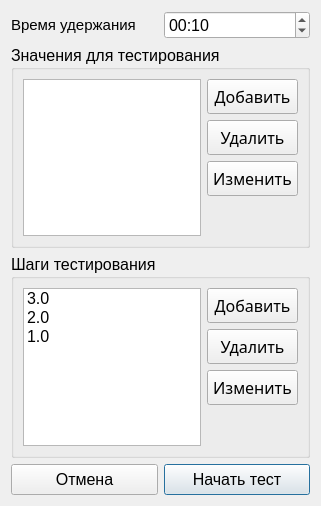
<?xml version="1.0" encoding="UTF-8"?>
<ui version="4.0">
 <class>OtherTestSettings</class>
 <widget class="QDialog" name="OtherTestSettings">
  <property name="geometry">
   <rect>
    <x>0</x>
    <y>0</y>
    <width>321</width>
    <height>506</height>
   </rect>
  </property>
  <property name="font">
   <font>
    <pointsize>14</pointsize>
   </font>
  </property>
  <property name="windowTitle">
   <string>Параметры тестирования</string>
  </property>
  <layout class="QGridLayout" name="gridLayout_3">
   <item row="3" column="1">
    <widget class="QPushButton" name="pushButton">
     <property name="font">
      <font>
       <pointsize>12</pointsize>
      </font>
     </property>
     <property name="styleSheet">
      <string notr="true">padding: 5px 10px;</string>
     </property>
     <property name="text">
      <string>Начать тест</string>
     </property>
     <property name="default">
      <bool>true</bool>
     </property>
    </widget>
   </item>
   <item row="0" column="1">
    <widget class="QTimeEdit" name="timeEdit">
     <property name="font">
      <font>
       <pointsize>12</pointsize>
      </font>
     </property>
     <property name="currentSection">
      <enum>QDateTimeEdit::Section::SecondSection</enum>
     </property>
     <property name="displayFormat">
      <string>mm:ss</string>
     </property>
     <property name="currentSectionIndex">
      <number>1</number>
     </property>
     <property name="time">
      <time>
       <hour>0</hour>
       <minute>0</minute>
       <second>10</second>
      </time>
     </property>
    </widget>
   </item>
   <item row="1" column="0" colspan="2">
    <widget class="QGroupBox" name="groupBox_2">
     <property name="font">
      <font>
       <family>Segoe UI</family>
       <pointsize>12</pointsize>
      </font>
     </property>
     <property name="title">
      <string>Значения для тестирования</string>
     </property>
     <layout class="QGridLayout" name="gridLayout">
      <item row="1" column="1">
       <widget class="QPushButton" name="pushButton_delete_value">
        <property name="font">
         <font>
          <family>HoloLens MDL2 Assets</family>
          <pointsize>12</pointsize>
         </font>
        </property>
        <property name="styleSheet">
         <string notr="true">padding: 5px 5px;</string>
        </property>
        <property name="text">
         <string>Удалить</string>
        </property>
       </widget>
      </item>
      <item row="0" column="1">
       <widget class="QPushButton" name="pushButton_add_value">
        <property name="font">
         <font>
          <family>HoloLens MDL2 Assets</family>
          <pointsize>12</pointsize>
         </font>
        </property>
        <property name="styleSheet">
         <string notr="true">padding: 5px 5px;</string>
        </property>
        <property name="text">
         <string>Добавить</string>
        </property>
        <property name="autoDefault">
         <bool>false</bool>
        </property>
       </widget>
      </item>
      <item row="2" column="1">
       <widget class="QPushButton" name="pushButton_change_value">
        <property name="font">
         <font>
          <family>HoloLens MDL2 Assets</family>
          <pointsize>12</pointsize>
         </font>
        </property>
        <property name="styleSheet">
         <string notr="true">padding: 5px 5px;</string>
        </property>
        <property name="text">
         <string>Изменить</string>
        </property>
       </widget>
      </item>
      <item row="3" column="1">
       <spacer name="verticalSpacer_2">
        <property name="orientation">
         <enum>Qt::Orientation::Vertical</enum>
        </property>
        <property name="sizeHint" stdset="0">
         <size>
          <width>20</width>
          <height>40</height>
         </size>
        </property>
       </spacer>
      </item>
      <item row="0" column="0" rowspan="4">
       <widget class="QListWidget" name="listWidget_value">
        <property name="font">
         <font>
          <family>Segoe UI</family>
          <pointsize>12</pointsize>
         </font>
        </property>
        <property name="editTriggers">
         <set>QAbstractItemView::EditTrigger::CurrentChanged|QAbstractItemView::EditTrigger::DoubleClicked|QAbstractItemView::EditTrigger::EditKeyPressed</set>
        </property>
       </widget>
      </item>
     </layout>
    </widget>
   </item>
   <item row="2" column="0" colspan="2">
    <widget class="QGroupBox" name="groupBox">
     <property name="font">
      <font>
       <family>Segoe UI</family>
       <pointsize>12</pointsize>
      </font>
     </property>
     <property name="title">
      <string>Шаги тестирования</string>
     </property>
     <layout class="QGridLayout" name="gridLayout_2">
      <item row="0" column="1">
       <widget class="QPushButton" name="pushButton_add_step">
        <property name="font">
         <font>
          <family>HoloLens MDL2 Assets</family>
          <pointsize>12</pointsize>
         </font>
        </property>
        <property name="styleSheet">
         <string notr="true">padding: 5px 5px;</string>
        </property>
        <property name="text">
         <string>Добавить</string>
        </property>
       </widget>
      </item>
      <item row="0" column="0" rowspan="4">
       <widget class="QListWidget" name="listWidget_step">
        <property name="font">
         <font>
          <family>Segoe UI</family>
          <pointsize>12</pointsize>
         </font>
        </property>
        <item>
         <property name="text">
          <string>3.0</string>
         </property>
        </item>
        <item>
         <property name="text">
          <string>2.0</string>
         </property>
        </item>
        <item>
         <property name="text">
          <string>1.0</string>
         </property>
        </item>
       </widget>
      </item>
      <item row="2" column="1">
       <widget class="QPushButton" name="pushButton_change_step">
        <property name="font">
         <font>
          <family>HoloLens MDL2 Assets</family>
          <pointsize>12</pointsize>
         </font>
        </property>
        <property name="styleSheet">
         <string notr="true">padding: 5px 5px;</string>
        </property>
        <property name="text">
         <string>Изменить</string>
        </property>
       </widget>
      </item>
      <item row="3" column="1">
       <spacer name="verticalSpacer">
        <property name="orientation">
         <enum>Qt::Orientation::Vertical</enum>
        </property>
        <property name="sizeHint" stdset="0">
         <size>
          <width>20</width>
          <height>40</height>
         </size>
        </property>
       </spacer>
      </item>
      <item row="1" column="1">
       <widget class="QPushButton" name="pushButton_delete_step">
        <property name="font">
         <font>
          <family>HoloLens MDL2 Assets</family>
          <pointsize>12</pointsize>
         </font>
        </property>
        <property name="styleSheet">
         <string notr="true">padding: 5px 5px;</string>
        </property>
        <property name="text">
         <string>Удалить</string>
        </property>
       </widget>
      </item>
     </layout>
    </widget>
   </item>
   <item row="3" column="0">
    <widget class="QPushButton" name="pushButton_2">
     <property name="font">
      <font>
       <pointsize>12</pointsize>
      </font>
     </property>
     <property name="styleSheet">
      <string notr="true">padding: 5px 10px;</string>
     </property>
     <property name="text">
      <string>Отмена</string>
     </property>
    </widget>
   </item>
   <item row="0" column="0">
    <widget class="QLabel" name="label">
     <property name="font">
      <font>
       <pointsize>12</pointsize>
      </font>
     </property>
     <property name="text">
      <string>&lt;html&gt;&lt;head/&gt;&lt;body&gt;&lt;p&gt;&lt;span style=&quot; font-size:11pt;&quot;&gt;Время удержания&lt;/span&gt;&lt;/p&gt;&lt;/body&gt;&lt;/html&gt;</string>
     </property>
    </widget>
   </item>
  </layout>
 </widget>
 <resources/>
 <connections>
  <connection>
   <sender>pushButton_2</sender>
   <signal>clicked()</signal>
   <receiver>OtherTestSettings</receiver>
   <slot>reject()</slot>
   <hints>
    <hint type="sourcelabel">
     <x>80</x>
     <y>360</y>
    </hint>
    <hint type="destinationlabel">
     <x>19</x>
     <y>362</y>
    </hint>
   </hints>
  </connection>
  <connection>
   <sender>pushButton</sender>
   <signal>clicked()</signal>
   <receiver>OtherTestSettings</receiver>
   <slot>accept()</slot>
   <hints>
    <hint type="sourcelabel">
     <x>147</x>
     <y>357</y>
    </hint>
    <hint type="destinationlabel">
     <x>225</x>
     <y>376</y>
    </hint>
   </hints>
  </connection>
 </connections>
</ui>
